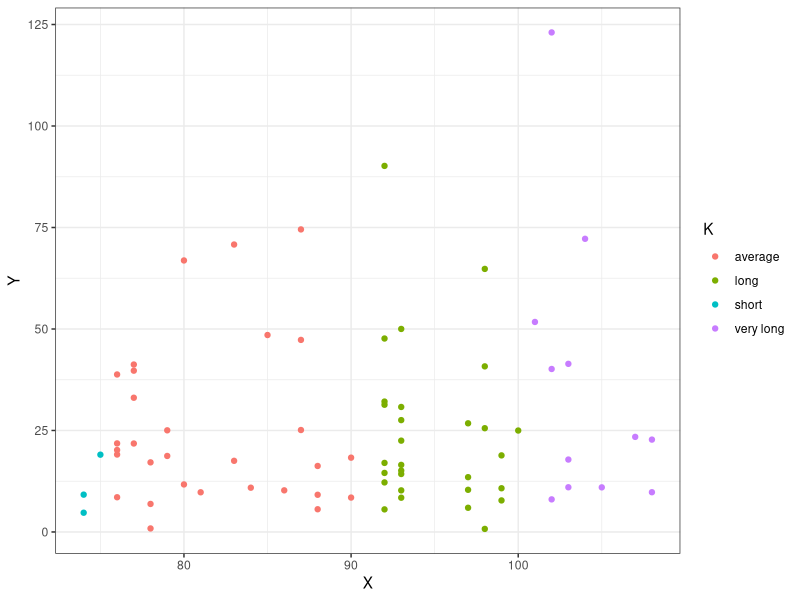

This figure's R source:
library(dplyr)
library(ggplot2)
# read data
df = read.csv("final_project/SelfRef_Maths_Exp1.csv")

# randomization seed 
set.seed(713)

# we used a subset of 75 children who answered the question wrong
# and in each case inspected the length of the question. 
# in interest of classification, we separated them into 4 categories dictating
# the question length
wrong = df[df$ResponseCode == 0 & nchar(df$QuestionText)>0, ]
i = sample(1:nrow(wrong), 75)
subdf = wrong[i, ]
# get lengths of question
lengths = as.numeric(sapply(subdf$QuestionText, nchar))
# time to answer question, in miliseconds
time = subdf$ResponseRT
# categorization of question length
category <- case_when(
  lengths <= 75 ~ "short",
  lengths <= 90 ~ "average",
  lengths <= 100 ~ "long",
  TRUE ~ "very long"  
)
# out df for model
out_df = data.frame(
  K = category, 
  # convert to seconds
  Y = time*0.001,
  X = lengths
)
# plotting to make sure it's all working
print( ggplot(out_df, aes(x = X, y = Y, col = K)) + geom_point() + theme_bw() )

# write to CSV
write.csv( out_df, file = "main_data.csv", row.names = FALSE)
